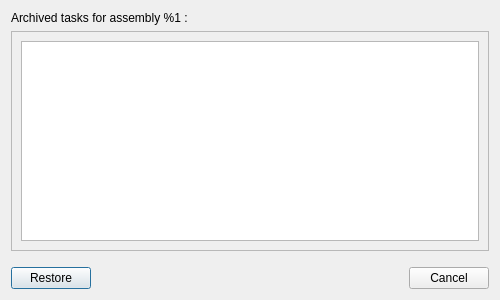
<?xml version="1.0" encoding="UTF-8"?>
<ui version="4.0">
 <class>RestoreJobsDialog</class>
 <widget class="QDialog" name="RestoreJobsDialog">
  <property name="geometry">
   <rect>
    <x>0</x>
    <y>0</y>
    <width>500</width>
    <height>300</height>
   </rect>
  </property>
  <property name="windowTitle">
   <string>Dialog</string>
  </property>
  <layout class="QVBoxLayout" name="verticalLayout_2">
   <item>
    <widget class="QLabel" name="_LA_jobsToRestore">
     <property name="text">
      <string>Archived tasks for assembly %1 :</string>
     </property>
    </widget>
   </item>
   <item>
    <widget class="QScrollArea" name="_SCA_archiveJobsScroll">
     <property name="widgetResizable">
      <bool>true</bool>
     </property>
     <widget class="QWidget" name="scrollAreaWidgetContents">
      <property name="geometry">
       <rect>
        <x>0</x>
        <y>0</y>
        <width>480</width>
        <height>214</height>
       </rect>
      </property>
      <layout class="QVBoxLayout" name="verticalLayout">
       <item>
        <widget class="QListWidget" name="_LW_archivedJobs"/>
       </item>
      </layout>
     </widget>
    </widget>
   </item>
   <item>
    <spacer name="verticalSpacer">
     <property name="orientation">
      <enum>Qt::Vertical</enum>
     </property>
     <property name="sizeType">
      <enum>QSizePolicy::Fixed</enum>
     </property>
     <property name="sizeHint" stdset="0">
      <size>
       <width>20</width>
       <height>10</height>
      </size>
     </property>
    </spacer>
   </item>
   <item>
    <layout class="QHBoxLayout" name="horizontalLayout">
     <item>
      <widget class="QPushButton" name="_PB_save">
       <property name="text">
        <string>Restore</string>
       </property>
      </widget>
     </item>
     <item>
      <spacer name="horizontalSpacer">
       <property name="orientation">
        <enum>Qt::Horizontal</enum>
       </property>
       <property name="sizeHint" stdset="0">
        <size>
         <width>40</width>
         <height>20</height>
        </size>
       </property>
      </spacer>
     </item>
     <item>
      <widget class="QPushButton" name="_PB_cancel">
       <property name="text">
        <string>Cancel</string>
       </property>
      </widget>
     </item>
    </layout>
   </item>
  </layout>
 </widget>
 <resources/>
 <connections/>
</ui>
